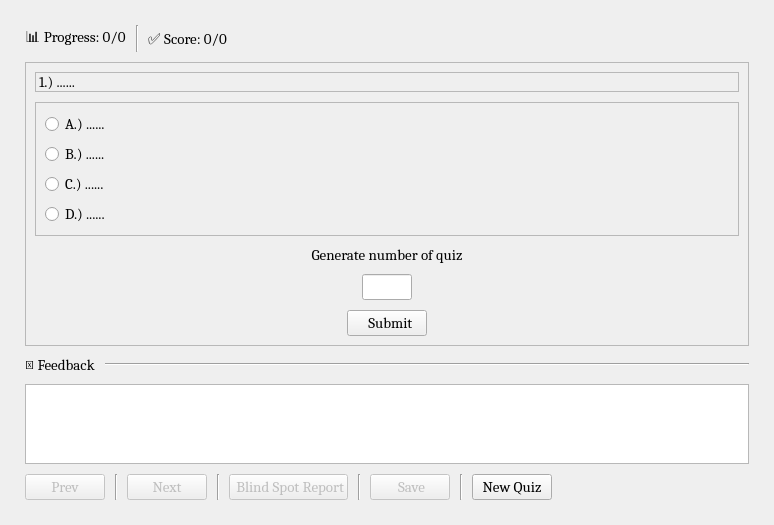
<?xml version="1.0" encoding="UTF-8"?>
<ui version="4.0">
 <class>QuizWidget</class>
 <widget class="QWidget" name="QuizWidget">
  <property name="geometry">
   <rect>
    <x>0</x>
    <y>0</y>
    <width>774</width>
    <height>525</height>
   </rect>
  </property>
  <property name="windowTitle">
   <string>Quiz Window</string>
  </property>
  <layout class="QVBoxLayout" name="verticalLayout_4">
   <property name="spacing">
    <number>10</number>
   </property>
   <property name="leftMargin">
    <number>25</number>
   </property>
   <property name="topMargin">
    <number>25</number>
   </property>
   <property name="rightMargin">
    <number>25</number>
   </property>
   <property name="bottomMargin">
    <number>25</number>
   </property>
   <item>
    <layout class="QHBoxLayout" name="horizontalLayout">
     <item>
      <widget class="QLabel" name="progress_label">
       <property name="font">
        <font>
         <family>Cambria</family>
         <pointsize>11</pointsize>
        </font>
       </property>
       <property name="frameShape">
        <enum>QFrame::Shape::NoFrame</enum>
       </property>
       <property name="text">
        <string>📊 Progress: 0/0</string>
       </property>
       <property name="alignment">
        <set>Qt::AlignmentFlag::AlignCenter</set>
       </property>
      </widget>
     </item>
     <item>
      <widget class="Line" name="line">
       <property name="maximumSize">
        <size>
         <width>2</width>
         <height>16777215</height>
        </size>
       </property>
       <property name="orientation">
        <enum>Qt::Orientation::Vertical</enum>
       </property>
      </widget>
     </item>
     <item>
      <widget class="QLabel" name="score_label">
       <property name="font">
        <font>
         <family>Cambria</family>
         <pointsize>11</pointsize>
        </font>
       </property>
       <property name="frameShape">
        <enum>QFrame::Shape::NoFrame</enum>
       </property>
       <property name="text">
        <string>✅ Score: 0/0</string>
       </property>
       <property name="alignment">
        <set>Qt::AlignmentFlag::AlignCenter</set>
       </property>
      </widget>
     </item>
     <item>
      <spacer name="horizontalSpacer">
       <property name="orientation">
        <enum>Qt::Orientation::Horizontal</enum>
       </property>
       <property name="sizeHint" stdset="0">
        <size>
         <width>40</width>
         <height>20</height>
        </size>
       </property>
      </spacer>
     </item>
    </layout>
   </item>
   <item>
    <layout class="QVBoxLayout" name="sliding_vlayout">
     <property name="spacing">
      <number>0</number>
     </property>
     <item>
      <widget class="QWidget" name="generate_widget" native="true">
       <layout class="QVBoxLayout" name="verticalLayout_3" stretch="0">
        <property name="spacing">
         <number>0</number>
        </property>
        <property name="leftMargin">
         <number>0</number>
        </property>
        <property name="topMargin">
         <number>0</number>
        </property>
        <property name="rightMargin">
         <number>0</number>
        </property>
        <property name="bottomMargin">
         <number>0</number>
        </property>
        <item>
         <widget class="QFrame" name="frame">
          <property name="frameShape">
           <enum>QFrame::Shape::StyledPanel</enum>
          </property>
          <property name="frameShadow">
           <enum>QFrame::Shadow::Raised</enum>
          </property>
          <layout class="QVBoxLayout" name="verticalLayout_2" stretch="1,2,0,0,0">
           <property name="spacing">
            <number>10</number>
           </property>
           <item>
            <widget class="QLabel" name="question_label">
             <property name="maximumSize">
              <size>
               <width>16777215</width>
               <height>100</height>
              </size>
             </property>
             <property name="font">
              <font>
               <family>Cambria</family>
               <pointsize>11</pointsize>
              </font>
             </property>
             <property name="frameShape">
              <enum>QFrame::Shape::StyledPanel</enum>
             </property>
             <property name="text">
              <string>1.) ......</string>
             </property>
             <property name="wordWrap">
              <bool>true</bool>
             </property>
            </widget>
           </item>
           <item>
            <widget class="QFrame" name="frame_3">
             <property name="frameShape">
              <enum>QFrame::Shape::StyledPanel</enum>
             </property>
             <property name="frameShadow">
              <enum>QFrame::Shadow::Raised</enum>
             </property>
             <layout class="QVBoxLayout" name="verticalLayout">
              <item>
               <widget class="QRadioButton" name="radio_A">
                <property name="font">
                 <font>
                  <family>Cambria</family>
                  <pointsize>11</pointsize>
                 </font>
                </property>
                <property name="text">
                 <string>A.) ......</string>
                </property>
               </widget>
              </item>
              <item>
               <widget class="QRadioButton" name="radio_B">
                <property name="font">
                 <font>
                  <family>Cambria</family>
                  <pointsize>11</pointsize>
                 </font>
                </property>
                <property name="text">
                 <string>B.) ......</string>
                </property>
               </widget>
              </item>
              <item>
               <widget class="QRadioButton" name="radio_C">
                <property name="font">
                 <font>
                  <family>Cambria</family>
                  <pointsize>11</pointsize>
                 </font>
                </property>
                <property name="text">
                 <string>C.) ......</string>
                </property>
               </widget>
              </item>
              <item>
               <widget class="QRadioButton" name="radio_D">
                <property name="font">
                 <font>
                  <family>Cambria</family>
                  <pointsize>11</pointsize>
                 </font>
                </property>
                <property name="text">
                 <string>D.) ......</string>
                </property>
               </widget>
              </item>
             </layout>
            </widget>
           </item>
           <item>
            <widget class="QLabel" name="generator_label">
             <property name="font">
              <font>
               <family>Cambria</family>
               <pointsize>11</pointsize>
              </font>
             </property>
             <property name="frameShape">
              <enum>QFrame::Shape::NoFrame</enum>
             </property>
             <property name="text">
              <string>Generate number of quiz</string>
             </property>
             <property name="alignment">
              <set>Qt::AlignmentFlag::AlignCenter</set>
             </property>
            </widget>
           </item>
           <item>
            <layout class="QHBoxLayout" name="horizontalLayout_5" stretch="1,0,1">
             <item>
              <spacer name="horizontalSpacer_5">
               <property name="orientation">
                <enum>Qt::Orientation::Horizontal</enum>
               </property>
               <property name="sizeHint" stdset="0">
                <size>
                 <width>40</width>
                 <height>20</height>
                </size>
               </property>
              </spacer>
             </item>
             <item>
              <widget class="QLineEdit" name="num_items_input">
               <property name="maximumSize">
                <size>
                 <width>50</width>
                 <height>16777215</height>
                </size>
               </property>
               <property name="font">
                <font>
                 <family>Cambria</family>
                 <pointsize>11</pointsize>
                 <bold>true</bold>
                </font>
               </property>
               <property name="alignment">
                <set>Qt::AlignmentFlag::AlignCenter</set>
               </property>
              </widget>
             </item>
             <item>
              <spacer name="horizontalSpacer_4">
               <property name="orientation">
                <enum>Qt::Orientation::Horizontal</enum>
               </property>
               <property name="sizeHint" stdset="0">
                <size>
                 <width>40</width>
                 <height>20</height>
                </size>
               </property>
              </spacer>
             </item>
            </layout>
           </item>
           <item>
            <layout class="QHBoxLayout" name="horizontalLayout_4">
             <item>
              <spacer name="horizontalSpacer_3">
               <property name="orientation">
                <enum>Qt::Orientation::Horizontal</enum>
               </property>
               <property name="sizeHint" stdset="0">
                <size>
                 <width>40</width>
                 <height>20</height>
                </size>
               </property>
              </spacer>
             </item>
             <item>
              <widget class="QPushButton" name="generate_btn">
               <property name="enabled">
                <bool>true</bool>
               </property>
               <property name="font">
                <font>
                 <family>Cambria</family>
                 <pointsize>11</pointsize>
                </font>
               </property>
               <property name="text">
                <string>  Submit</string>
               </property>
               <property name="icon">
                <iconset>
                 <normaloff>../icons/send_btn.png</normaloff>../icons/send_btn.png</iconset>
               </property>
               <property name="iconSize">
                <size>
                 <width>18</width>
                 <height>18</height>
                </size>
               </property>
              </widget>
             </item>
             <item>
              <spacer name="horizontalSpacer_2">
               <property name="orientation">
                <enum>Qt::Orientation::Horizontal</enum>
               </property>
               <property name="sizeHint" stdset="0">
                <size>
                 <width>40</width>
                 <height>20</height>
                </size>
               </property>
              </spacer>
             </item>
            </layout>
           </item>
          </layout>
         </widget>
        </item>
       </layout>
      </widget>
     </item>
    </layout>
   </item>
   <item>
    <layout class="QHBoxLayout" name="horizontalLayout_7" stretch="0,1">
     <item>
      <widget class="QLabel" name="label_7">
       <property name="font">
        <font>
         <family>Cambria</family>
         <pointsize>11</pointsize>
        </font>
       </property>
       <property name="text">
        <string>💬 Feedback</string>
       </property>
      </widget>
     </item>
     <item>
      <widget class="Line" name="line_3">
       <property name="orientation">
        <enum>Qt::Orientation::Horizontal</enum>
       </property>
      </widget>
     </item>
    </layout>
   </item>
   <item>
    <widget class="QTextEdit" name="feedback_text">
     <property name="enabled">
      <bool>true</bool>
     </property>
     <property name="maximumSize">
      <size>
       <width>16777215</width>
       <height>200</height>
      </size>
     </property>
     <property name="font">
      <font>
       <family>Cambria</family>
       <pointsize>11</pointsize>
      </font>
     </property>
     <property name="readOnly">
      <bool>true</bool>
     </property>
    </widget>
   </item>
   <item>
    <layout class="QHBoxLayout" name="horizontalLayout_6">
     <item>
      <widget class="QPushButton" name="prev_btn">
       <property name="enabled">
        <bool>false</bool>
       </property>
       <property name="font">
        <font>
         <family>Cambria</family>
         <pointsize>11</pointsize>
        </font>
       </property>
       <property name="text">
        <string>Prev</string>
       </property>
       <property name="icon">
        <iconset>
         <normaloff>../icons/prev_btn.png</normaloff>../icons/prev_btn.png</iconset>
       </property>
       <property name="iconSize">
        <size>
         <width>18</width>
         <height>18</height>
        </size>
       </property>
      </widget>
     </item>
     <item>
      <widget class="Line" name="line_4">
       <property name="maximumSize">
        <size>
         <width>2</width>
         <height>16777215</height>
        </size>
       </property>
       <property name="orientation">
        <enum>Qt::Orientation::Vertical</enum>
       </property>
      </widget>
     </item>
     <item>
      <widget class="QPushButton" name="next_btn">
       <property name="enabled">
        <bool>false</bool>
       </property>
       <property name="font">
        <font>
         <family>Cambria</family>
         <pointsize>11</pointsize>
        </font>
       </property>
       <property name="text">
        <string>Next</string>
       </property>
       <property name="icon">
        <iconset>
         <normaloff>../icons/next_btn.png</normaloff>../icons/next_btn.png</iconset>
       </property>
       <property name="iconSize">
        <size>
         <width>18</width>
         <height>18</height>
        </size>
       </property>
      </widget>
     </item>
     <item>
      <widget class="Line" name="line_2">
       <property name="maximumSize">
        <size>
         <width>2</width>
         <height>16777215</height>
        </size>
       </property>
       <property name="orientation">
        <enum>Qt::Orientation::Vertical</enum>
       </property>
      </widget>
     </item>
     <item>
      <widget class="QPushButton" name="bs_report_btn">
       <property name="enabled">
        <bool>false</bool>
       </property>
       <property name="font">
        <font>
         <family>Cambria</family>
         <pointsize>11</pointsize>
        </font>
       </property>
       <property name="text">
        <string> Blind Spot Report</string>
       </property>
       <property name="icon">
        <iconset>
         <normaloff>../icons/report.png</normaloff>../icons/report.png</iconset>
       </property>
       <property name="iconSize">
        <size>
         <width>18</width>
         <height>18</height>
        </size>
       </property>
      </widget>
     </item>
     <item>
      <widget class="Line" name="line_5">
       <property name="maximumSize">
        <size>
         <width>2</width>
         <height>16777215</height>
        </size>
       </property>
       <property name="orientation">
        <enum>Qt::Orientation::Vertical</enum>
       </property>
      </widget>
     </item>
     <item>
      <widget class="QPushButton" name="save_btn">
       <property name="enabled">
        <bool>false</bool>
       </property>
       <property name="font">
        <font>
         <family>Cambria</family>
         <pointsize>11</pointsize>
        </font>
       </property>
       <property name="text">
        <string> Save</string>
       </property>
       <property name="icon">
        <iconset>
         <normaloff>../icons/save.png</normaloff>../icons/save.png</iconset>
       </property>
       <property name="iconSize">
        <size>
         <width>18</width>
         <height>18</height>
        </size>
       </property>
      </widget>
     </item>
     <item>
      <widget class="Line" name="line_6">
       <property name="maximumSize">
        <size>
         <width>2</width>
         <height>16777215</height>
        </size>
       </property>
       <property name="orientation">
        <enum>Qt::Orientation::Vertical</enum>
       </property>
      </widget>
     </item>
     <item>
      <widget class="QPushButton" name="new_quiz_btn">
       <property name="enabled">
        <bool>true</bool>
       </property>
       <property name="font">
        <font>
         <family>Cambria</family>
         <pointsize>11</pointsize>
        </font>
       </property>
       <property name="text">
        <string>New Quiz</string>
       </property>
       <property name="icon">
        <iconset>
         <normaloff>../icons/refresh.png</normaloff>../icons/refresh.png</iconset>
       </property>
       <property name="iconSize">
        <size>
         <width>18</width>
         <height>18</height>
        </size>
       </property>
      </widget>
     </item>
     <item>
      <spacer name="horizontalSpacer_6">
       <property name="orientation">
        <enum>Qt::Orientation::Horizontal</enum>
       </property>
       <property name="sizeHint" stdset="0">
        <size>
         <width>40</width>
         <height>20</height>
        </size>
       </property>
      </spacer>
     </item>
    </layout>
   </item>
  </layout>
 </widget>
 <resources/>
 <connections/>
</ui>
